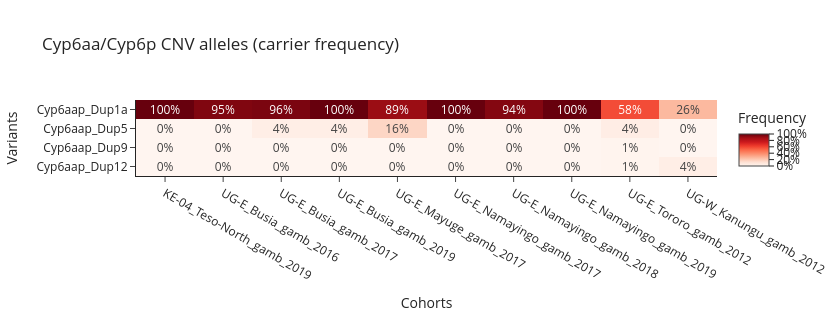

Notebook source saved alongside this figure:
### Markdown cell above
Almost every mosquito from Busia, Namayingo, Mayuge and Teso North carries an amplification of
*Cyp6aa1*, whereas amplification of *Cyp6p3* is found in at most 15 % of mosquitoes in any cohort. The coverage HMM tells us *that* a gene is
amplified, not *which* duplication it is. For the known resistance loci, *Ag3* also provides
**named CNV alleles** called from discordant and split reads at the breakpoints [1], e.g.
`Cyp6aap_Dup1a`. The `Dup0` entries are an "any amplification at this locus" aggregate, not an allele.

The function below turns those calls into carrier frequencies per cohort, in the same format as
the other frequency functions so we can reuse `plot_frequencies_heatmap()`.

### Code cell
def cnv_allele_frequencies(contig, prefix, sample_query=SAMPLE_QUERY, cohorts=COHORTS,
                           min_cohort_size=10):
    # Fraction of mosquitoes in each cohort that carry each named CNV allele.
    ds = ag3.cnv_discordant_read_calls(
        contig=contig, sample_sets=SAMPLE_SETS, sample_query=sample_query
    )
    ok = ~ds["sample_is_high_variance"].values  # drop noisy samples, as gene_cnv_frequencies does
    calls = pd.DataFrame(
        ds["call_genotype"].values[:, ok].T,
        index=ds["sample_id"].values[ok],
        columns=ds["variant_id"].values,
    )
    alleles = [a for a in calls.columns if a.startswith(prefix) and not a.endswith("Dup0")]
    df_meta = ag3.sample_metadata(sample_sets=SAMPLE_SETS, sample_query=sample_query)
    cohort_col = "cohort_" + cohorts
    df = calls[alleles].join(df_meta.set_index("sample_id")[cohort_col])
    sizes = df[cohort_col].value_counts()
    df = df[df[cohort_col].isin(sizes[sizes >= min_cohort_size].index)]
    frq = (df.groupby(cohort_col)[alleles].mean().T).add_prefix("frq_")
    frq["max_af"] = frq.max(axis=1)
    frq["label"] = frq.index
    return frq.query("max_af > 0")


cyp6_alleles = cnv_allele_frequencies(contig="2R", prefix="Cyp6aap")
ag3.plot_frequencies_heatmap(cyp6_alleles, title="Cyp6aa/Cyp6p CNV alleles (carrier frequency)");

### Figure 1 — Plotly figure (JSON) as saved in the notebook; plotly's stock layout.template omitted (floating-point values rounded to 4 significant figures)
{"data": [{"coloraxis": "coloraxis", "hovertemplate": "cohort_admin2_year: %{x}<br>label: %{y}<br>color: %{z}<extra></extra>", "name": "0", "texttemplate": "%{z:.0%}", "type": "heatmap", "x": ["KE-04_Teso-North_gamb_2019", "UG-E_Busia_gamb_2016", "UG-E_Busia_gamb_2017", "UG-E_Busia_gamb_2019", "UG-E_Mayuge_gamb_2017", "UG-E_Namayingo_gamb_2017", "UG-E_Namayingo_gamb_2018", "UG-E_Namayingo_gamb_2019", "UG-E_Tororo_gamb_2012", "UG-W_Kanungu_gamb_2012"], "xaxis": "x", "y": ["Cyp6aap_Dup1a", "Cyp6aap_Dup5", "Cyp6aap_Dup9", "Cyp6aap_Dup12"], "yaxis": "y", "z": [[1.0, 0.95, 0.96, 1.0, 0.8947, 1.0, 0.9412, 1.0, 0.5804, 0.2553], [0.0, 0.0, 0.04, 0.04054, 0.1579, 0.0, 0.0, 0.0, 0.04464, 0.0], [0.0, 0.0, 0.0, 0.0, 0.0, 0.0, 0.0, 0.0, 0.008929, 0.0], [0.0, 0.0, 0.0, 0.0, 0.0, 0.0, 0.0, 0.0, 0.008929, 0.04255]]}], "layout": {"coloraxis": {"cmax": 1, "cmin": 0, "colorbar": {"ticktext": ["0%", "20%", "40%", "60%", "80%", "100%"], "tickvals": [0, 0.2, 0.4, 0.6, 0.8, 1.0], "title": {"text": "Frequency"}}, "colorscale": [[0.0, "rgb(255,245,240)"], [0.125, "rgb(254,224,210)"], [0.25, "rgb(252,187,161)"], [0.375, "rgb(252,146,114)"], [0.5, "rgb(251,106,74)"], [0.625, "rgb(239,59,44)"], [0.75, "rgb(203,24,29)"], [0.875, "rgb(165,15,21)"], [1.0, "rgb(103,0,13)"]]}, "height": 320, "title": {"text": "Cyp6aa/Cyp6p CNV alleles (carrier frequency)"}, "width": 840, "xaxis": {"anchor": "y", "domain": [0.0, 1.0], "side": "bottom", "tickangle": 30, "title": {"text": "Cohorts"}}, "yaxis": {"anchor": "x", "autorange": "reversed", "domain": [0.0, 1.0], "title": {"text": "Variants"}}}}
